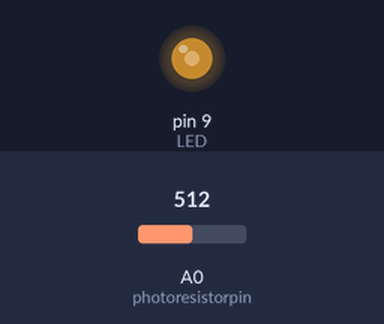
Recording of a sketch running on a simulated Arduino Uno, built with avr-gcc and run on an emulated ATmega328P. Shown: output pins drawn as LEDs (lit = HIGH). Inputs (shaded band) come from the test bench; at power-on: A0 (photoresistorpin) = 512.

Above: at 1.2 s.
1.3 s: A0 (photoresistorpin) set to 716
At 2.5 s:
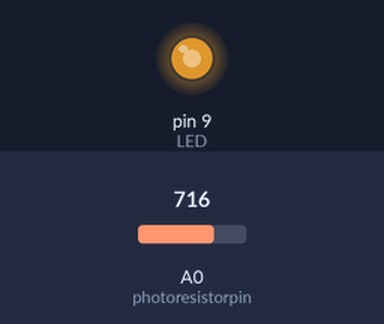
2.8 s: A0 (photoresistorpin) set to 900
At 3.8 s:
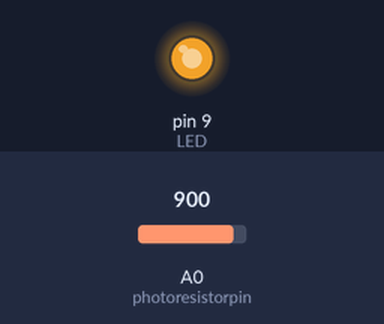
4.3 s: A0 (photoresistorpin) set to 122
At 4.9 s:
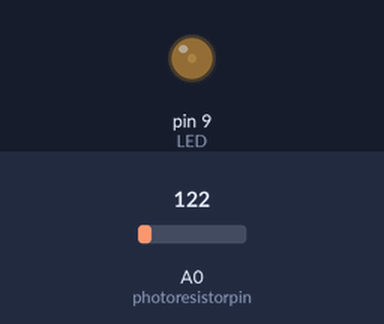
5.8 s: A0 (photoresistorpin) set to 0
At 6.3 s:
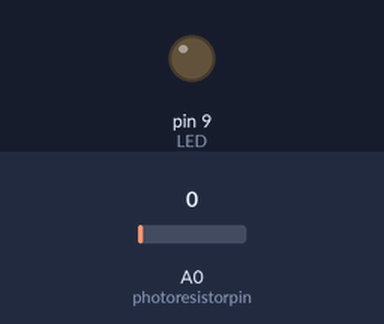
Timing chart, 0 to 8.3 s (numbered marks = the images above; inputs shaded):
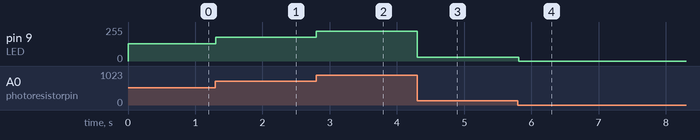

The sketch:

Arduino_2_Ex1.ino
```cpp
const int LED = 9; // Sets the value of "LED" to 9
const int photoresistorpin = 0; // Sets the value of "photoresistorpin" to 0
int val = 0; // Sets the value of "val" to 0

void setup() { // This code will run once
pinMode(LED, OUTPUT); // Telling the board pin 9(LED) will be an output
}
void loop() { // Main code that will repeat forever
  val = analogRead(photoresistorpin); //Update the value received from photoresistor
  analogWrite(LED, val/4); // Output the scaled photoresistor value to the LED
  delay(10); // Give a short delay of 10 miliseconds between cycles
}
```

Measured:
- after the input at 1.3 s, pin 9 (LED): 128/255 → 179/255 at once
- after the input at 2.8 s, pin 9 (LED): 179/255 → 225/255 at once
- after the input at 4.3 s, pin 9 (LED): 225/255 → 30/255 at once
- after the input at 5.8 s, pin 9 (LED): 30/255 → 0/255 at once
